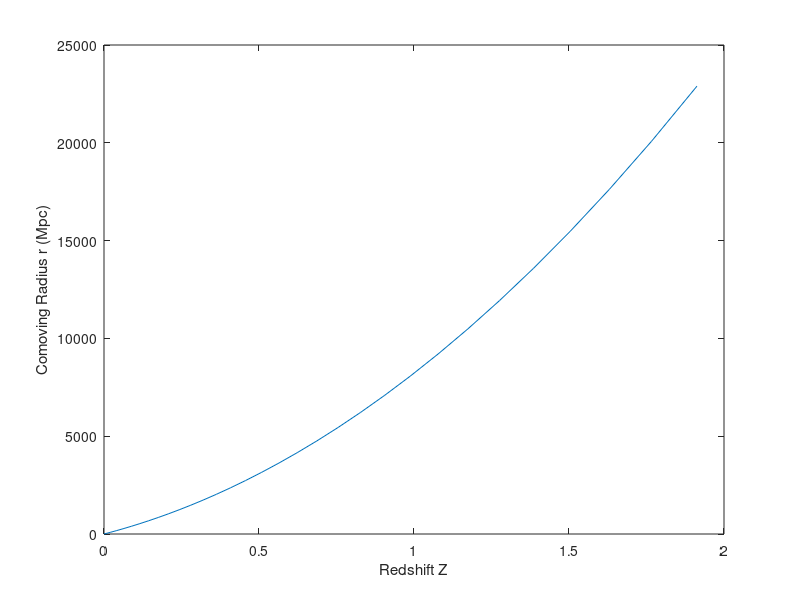
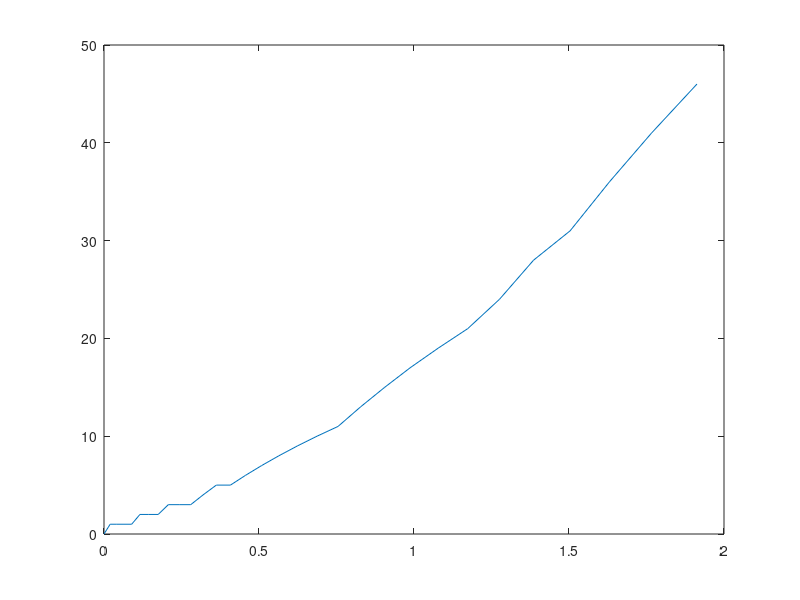

The MATLAB script that drew these images, in order:
clear;
clc;
close;

%
z = csvread('redshift.txt');
x = 31:-1:1;
% Working in SI Units for now bro
c = 3e8;
h = 0.73;
a0 = 1;
H0 = 100*1000 *h; % H0 is 100 km h s^-1 Mpc^-1

f = @(z) z.*(1+z).*c./(a0.*H0);

r = f(z);

%subplot(1,2,1)
plot(z,r);
xlabel('Redshift Z')
ylabel('Comoving Radius r (Mpc)')

%subplot(1,2,2)
% plot(x,r);
% xlabel('Snapshot Number')

for i = 1:31
    fprintf('Snapshot: %d z: %f, r(Mpc): %f \n', x(i)-1, z(i), r(i));
end

figure(2)
boxSize = 500;
plot(z,ceil(r./boxSize), '-');




